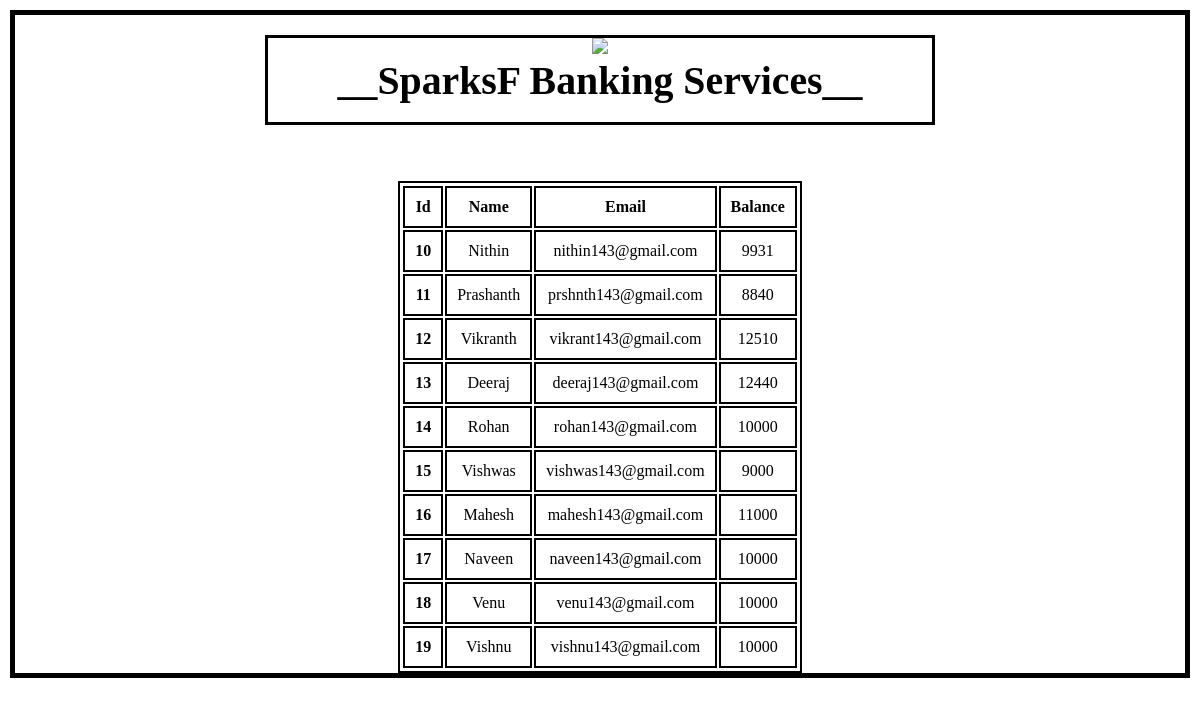
Before: /twopage with the older database file.
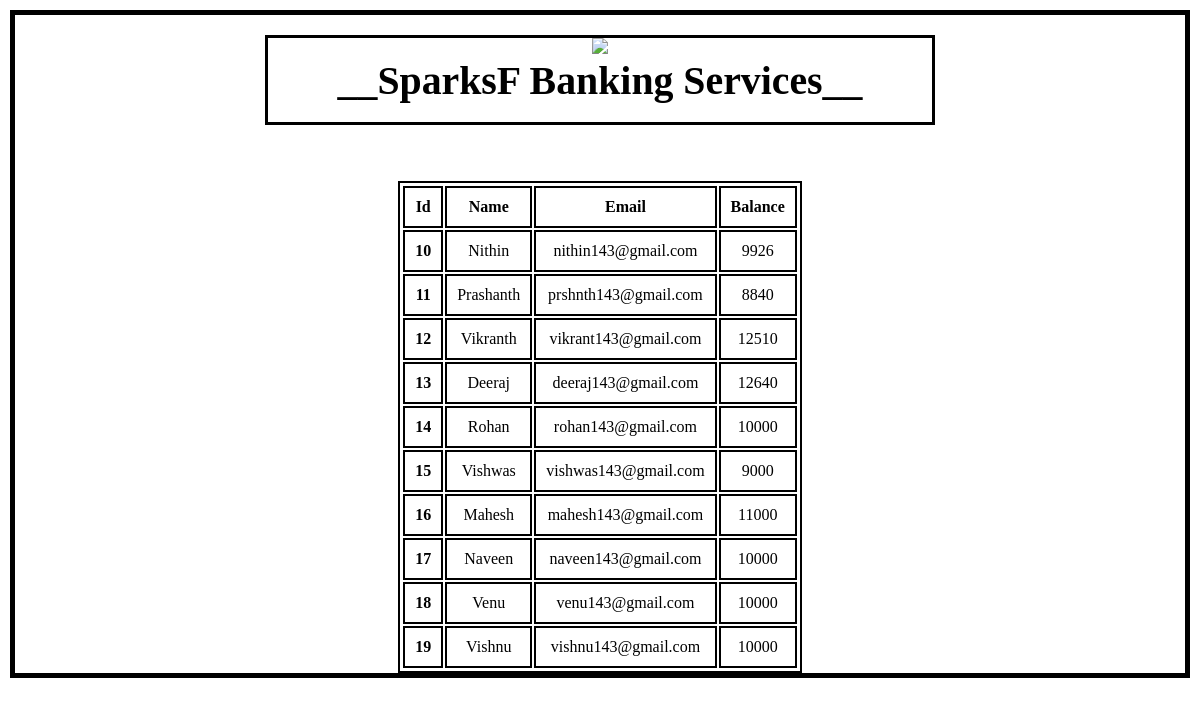
After: the same page with the newer database file.
### bank/models.py (models this page shows, shortened)
class Transfers(models.Model):
    id = models.AutoField(primary_key=True)
    name=models.CharField(max_length=20,null=True)
    email=models.CharField(max_length=20,null=True)
    balance=models.IntegerField(null=True)

### bank/views.py (the view)
# urls.py: path('twopage',views.twopage,name='twopage'),
def twopage(request):
    andy=Transfers.objects.all()
    return render(request,'twopage.html',{'andy':andy})

### Templates/twopage.html (shortened to what this page needs)
<!DOCTYPE html>
<html>
    <head>
    </head>
    <body>
        <form method="post" action="/">
            <center>
                <div style="margin:20px 250px;border:3px solid black;">
                    <img src="https://encrypted-tbn0.gstatic.com/images?q=tbn:ANd9GcRYaEHdIuHsvRR6QpLFzfsk1bl5cVi7IJLEWw&usqp=CAU"><br>
                <big><big><big><big><big><b>__SparksF Banking Services__</h1></big></big></big></big></big></b><br><br>
                </div>
            <br><br>
        <table>
            <tr>
                <th><b>Id</b></th>
                <td><b>Name</b></td>
                <td><b>Email</b></td>
                <td><b>Balance</b></td>
                </tr>
            {% for i in andy %}
            <tr>
            <th>{{i.id}}</th>
            <td>{{i.name}}</td>
            <td>{{i.email}}</td>
            <td>{{i.balance}}</td>
            </tr>
            {% endfor %}
        </table>
    </form>
    </body>
</html>

Changed rows visible on the page:
changed Transfers "Nithin": balance "9931" → "9926"
changed Transfers "Deeraj": balance "12440" → "12640"
